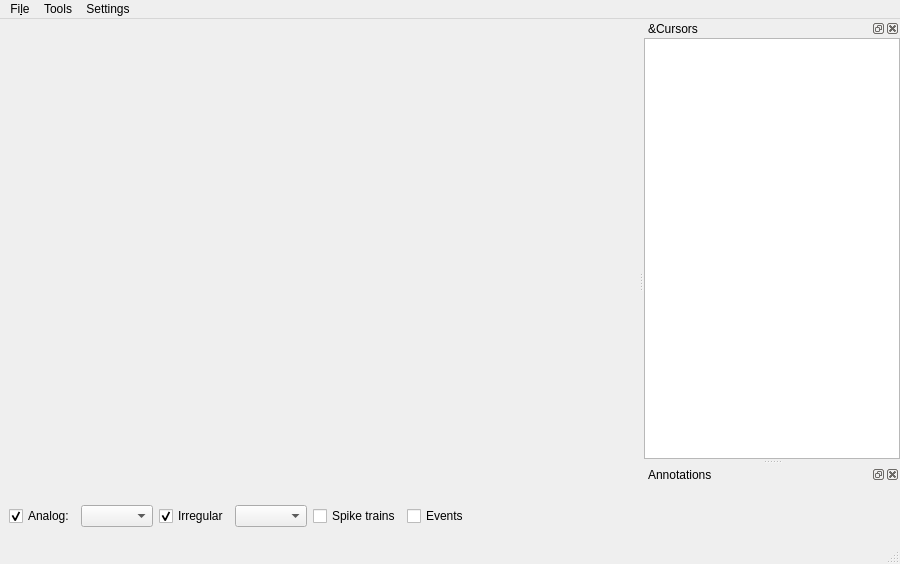
<?xml version="1.0" encoding="UTF-8"?>
<ui version="4.0">
 <class>SignalViewerWindow</class>
 <widget class="QMainWindow" name="SignalViewerWindow">
  <property name="geometry">
   <rect>
    <x>0</x>
    <y>0</y>
    <width>900</width>
    <height>564</height>
   </rect>
  </property>
  <property name="sizePolicy">
   <sizepolicy hsizetype="Expanding" vsizetype="Expanding">
    <horstretch>0</horstretch>
    <verstretch>0</verstretch>
   </sizepolicy>
  </property>
  <property name="windowTitle">
   <string>Signal Viewer</string>
  </property>
  <widget class="QWidget" name="centralwidget">
   <property name="sizePolicy">
    <sizepolicy hsizetype="Expanding" vsizetype="Expanding">
     <horstretch>0</horstretch>
     <verstretch>0</verstretch>
    </sizepolicy>
   </property>
   <layout class="QGridLayout" name="gridLayout">
    <item row="0" column="0">
     <widget class="QWidget" name="viewerWidgetContainer" native="true">
      <property name="sizePolicy">
       <sizepolicy hsizetype="Expanding" vsizetype="Expanding">
        <horstretch>10</horstretch>
        <verstretch>10</verstretch>
       </sizepolicy>
      </property>
     </widget>
    </item>
    <item row="1" column="0">
     <layout class="QHBoxLayout" name="horizontalLayout">
      <item>
       <widget class="QCheckBox" name="plotAnalogSignalsCheckBox">
        <property name="text">
         <string>Analog:</string>
        </property>
        <property name="checked">
         <bool>true</bool>
        </property>
       </widget>
      </item>
      <item>
       <widget class="QComboBox" name="analogSignalComboBox"/>
      </item>
      <item>
       <widget class="QCheckBox" name="plotIrregularSignalsCheckBox">
        <property name="text">
         <string>Irregular</string>
        </property>
        <property name="checked">
         <bool>true</bool>
        </property>
       </widget>
      </item>
      <item>
       <widget class="QComboBox" name="irregularSignalComboBox"/>
      </item>
      <item>
       <widget class="QCheckBox" name="spikeTrainsCheckBox">
        <property name="text">
         <string>Spike trains</string>
        </property>
       </widget>
      </item>
      <item>
       <widget class="QCheckBox" name="eventsCheckBox">
        <property name="text">
         <string>Events</string>
        </property>
       </widget>
      </item>
      <item>
       <spacer name="horizontalSpacer">
        <property name="orientation">
         <enum>Qt::Horizontal</enum>
        </property>
        <property name="sizeHint" stdset="0">
         <size>
          <width>40</width>
          <height>20</height>
         </size>
        </property>
       </spacer>
      </item>
     </layout>
    </item>
    <item row="2" column="0">
     <widget class="SpinBoxSlider" name="_frames_spinBoxSlider_" native="true"/>
    </item>
   </layout>
  </widget>
  <widget class="QMenuBar" name="menubar">
   <property name="geometry">
    <rect>
     <x>0</x>
     <y>0</y>
     <width>900</width>
     <height>28</height>
    </rect>
   </property>
   <widget class="QMenu" name="menuFile">
    <property name="title">
     <string>Fi&amp;le</string>
    </property>
    <widget class="QMenu" name="menuExport">
     <property name="title">
      <string>&amp;Export</string>
     </property>
     <addaction name="actionSVG"/>
     <addaction name="actionTIFF"/>
     <addaction name="actionPNG"/>
     <addaction name="actionData_to_workspace"/>
    </widget>
    <addaction name="actionOpen"/>
    <addaction name="menuExport"/>
    <addaction name="actionClose"/>
    <addaction name="separator"/>
    <addaction name="actionRefresh"/>
   </widget>
   <widget class="QMenu" name="menuTools">
    <property name="title">
     <string>Tools</string>
    </property>
    <addaction name="actionDetect_Triggers"/>
   </widget>
   <widget class="QMenu" name="menuSettings">
    <property name="title">
     <string>Settings</string>
    </property>
    <addaction name="actionShow_Legends"/>
   </widget>
   <addaction name="menuFile"/>
   <addaction name="menuTools"/>
   <addaction name="menuSettings"/>
  </widget>
  <widget class="QStatusBar" name="statusbar"/>
  <widget class="QDockWidget" name="coordinatesDockWidget">
   <property name="windowTitle">
    <string>&amp;Cursors</string>
   </property>
   <attribute name="dockWidgetArea">
    <number>2</number>
   </attribute>
   <widget class="QWidget" name="dockWidgetContents">
    <layout class="QGridLayout" name="gridLayout_2">
     <property name="leftMargin">
      <number>0</number>
     </property>
     <property name="topMargin">
      <number>0</number>
     </property>
     <property name="rightMargin">
      <number>0</number>
     </property>
     <property name="bottomMargin">
      <number>0</number>
     </property>
     <property name="spacing">
      <number>0</number>
     </property>
     <item row="0" column="0">
      <widget class="QPlainTextEdit" name="coordinatesViewer">
       <property name="textInteractionFlags">
        <set>Qt::TextSelectableByKeyboard|Qt::TextSelectableByMouse</set>
       </property>
      </widget>
     </item>
    </layout>
   </widget>
  </widget>
  <widget class="QDockWidget" name="annotationsDockWidget">
   <property name="windowTitle">
    <string>Annotations</string>
   </property>
   <attribute name="dockWidgetArea">
    <number>2</number>
   </attribute>
   <widget class="QWidget" name="dockWidgetContents_2">
    <layout class="QGridLayout" name="gridLayout_3">
     <item row="0" column="0">
      <widget class="InteractiveTreeWidget" name="annotationsViewer" native="true"/>
     </item>
    </layout>
   </widget>
  </widget>
  <action name="actionClose">
   <property name="text">
    <string>&amp;Close</string>
   </property>
  </action>
  <action name="actionColorMap">
   <property name="text">
    <string>&amp;Color Map</string>
   </property>
  </action>
  <action name="actionImageScale">
   <property name="text">
    <string>&amp;Image Scale</string>
   </property>
  </action>
  <action name="actionImageGamma">
   <property name="text">
    <string>Image &amp;Gamma</string>
   </property>
  </action>
  <action name="actionOpen">
   <property name="text">
    <string>&amp;Open</string>
   </property>
  </action>
  <action name="actionCrosshair_Cursor">
   <property name="text">
    <string>Crosshair</string>
   </property>
  </action>
  <action name="actionVertical_Cursor">
   <property name="text">
    <string>Vertical</string>
   </property>
  </action>
  <action name="actionHorizontal_Cursor">
   <property name="text">
    <string>Horizontal</string>
   </property>
  </action>
  <action name="actionRemove_Cursor">
   <property name="text">
    <string>Remove Cursor...</string>
   </property>
  </action>
  <action name="actionSVG">
   <property name="text">
    <string>&amp;SVG</string>
   </property>
  </action>
  <action name="actionTIFF">
   <property name="text">
    <string>&amp;TIFF</string>
   </property>
  </action>
  <action name="actionPNG">
   <property name="text">
    <string>&amp;PNG</string>
   </property>
  </action>
  <action name="actionDetect_Triggers">
   <property name="text">
    <string>Detect Triggers</string>
   </property>
  </action>
  <action name="actionRefresh">
   <property name="text">
    <string>Refresh</string>
   </property>
  </action>
  <action name="actionData_to_workspace">
   <property name="text">
    <string>Data to workspace</string>
   </property>
  </action>
  <action name="actionShow_Legends">
   <property name="checkable">
    <bool>true</bool>
   </property>
   <property name="text">
    <string>Show Legends</string>
   </property>
  </action>
 </widget>
 <customwidgets>
  <customwidget>
   <class>SpinBoxSlider</class>
   <extends>QWidget</extends>
   <header location="global">gui.widgets.spinboxslider</header>
   <container>1</container>
  </customwidget>
  <customwidget>
   <class>InteractiveTreeWidget</class>
   <extends>QWidget</extends>
   <header location="global">gui.widgets.interactivetreewidget</header>
   <container>1</container>
  </customwidget>
 </customwidgets>
 <resources/>
 <connections>
  <connection>
   <sender>actionClose</sender>
   <signal>triggered()</signal>
   <receiver>SignalViewerWindow</receiver>
   <slot>close()</slot>
   <hints>
    <hint type="sourcelabel">
     <x>-1</x>
     <y>-1</y>
    </hint>
    <hint type="destinationlabel">
     <x>233</x>
     <y>176</y>
    </hint>
   </hints>
  </connection>
 </connections>
</ui>
